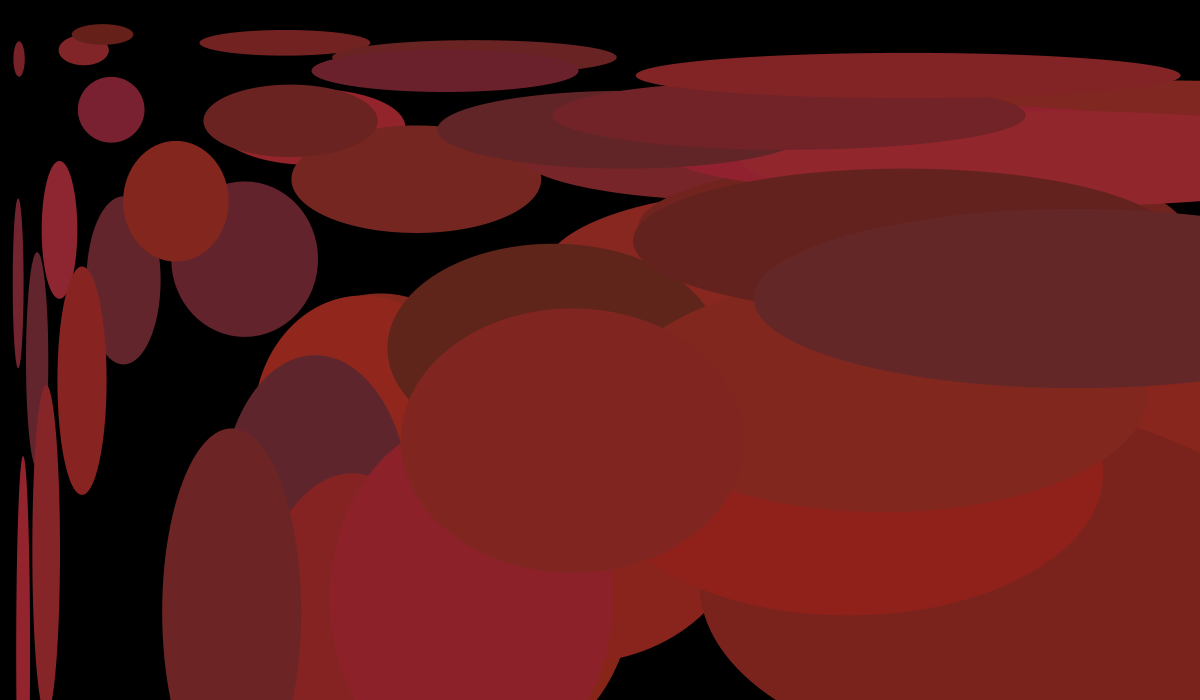
Frame 1 (no input)
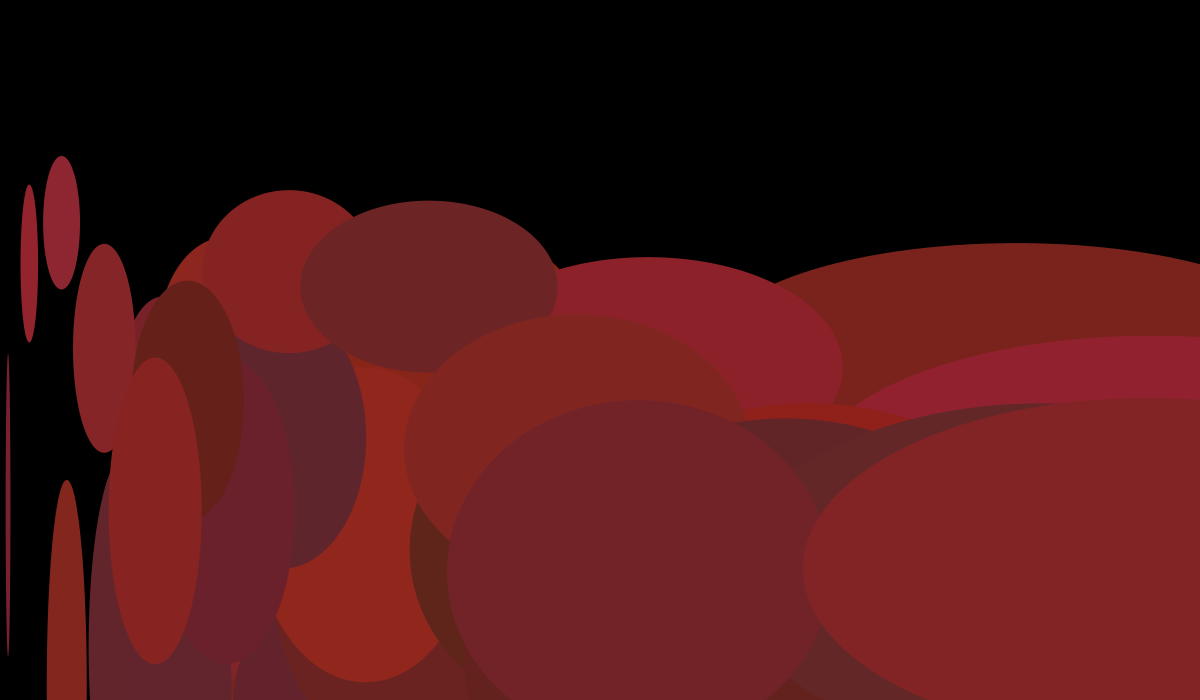
Frame 60 (the mouse pressed at the canvas centre just before this capture)
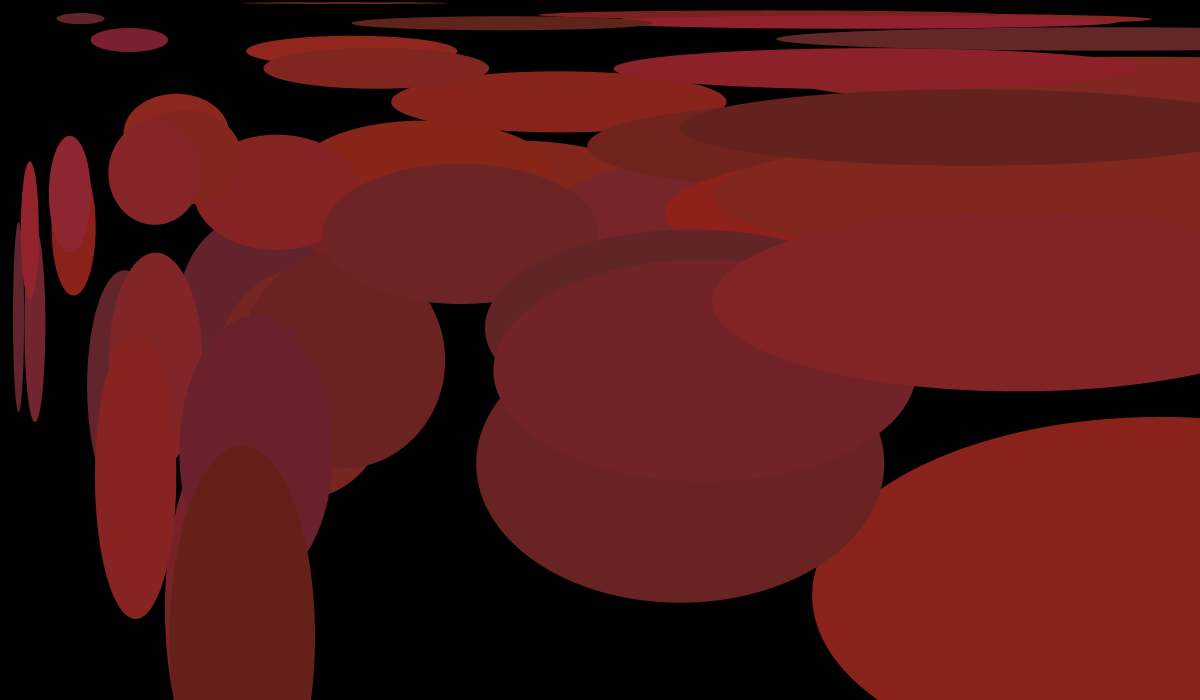
Frame 120 (the mouse held since frame 60 and released just before this capture)

The Processing sketch that drew these frames (run headless with seeded random() and noise(); from frame 60 on, the mouse is pressed at the canvas centre):

// Processing sketch: processing_75799
// ── processing_75799.pde

// Oliver Haimson  alhaimso
// Homework 10
// Copyright 2012

// citation: some code taken from Jim Roberts' sample class code and modified
// to fit this program.

final int MAX = 50;

float [ ] x;
float [ ] y;
float [ ] deltaX;
float [ ] deltaY;
color [ ] col;


void setup() {
  //size(screen.width, screen.height);
  size(1200, 700);
  //smooth();
  x = initFloatArray(x, 0, width);
  y = initFloatArray(y, 0, height);
  deltaX = initFloatArray(deltaX, -6,6);
  deltaY = initFloatArray(deltaY, 6,9);
  col = initColorArray();
}

void draw() {
  background(0);
  drawCircles();
  moveCircles();
}

float [ ] initFloatArray(float [ ] farray, float low, float high) {
  float [ ] temp = new float [MAX];
  for (int i=0; i<temp.length; i++) {
    temp[i] = random(low, high);
  }
  return temp;
}

color [ ] initColorArray( ) {
  color [ ] tempColor = new color [MAX];
  for (int i=0; i<tempColor.length; i++) {
    tempColor[i] = color(random(90, 150), random(33, 40), random(25, 49));
  }
  return tempColor;
}

void moveCircles() {
  for (int i=0; i<x.length; i++) {
    x[i] += deltaX[i];
    y[i] += deltaY[i];
  }
}

void drawCircles() {
  noStroke();
  for (int i=0; i<x.length; i++) {
    fill(col[i]);
    strokeWeight(3);
    if (x[i] >= width || x[i] <= 0 || y[i] >= height || y[i] <= 0) {
      deltaX[i] = -deltaX[i];
      deltaY[i] = -deltaY[i];
    }
    ellipse(x[i], y[i], x[i]*.6, y[i]*.6);
  }
}
